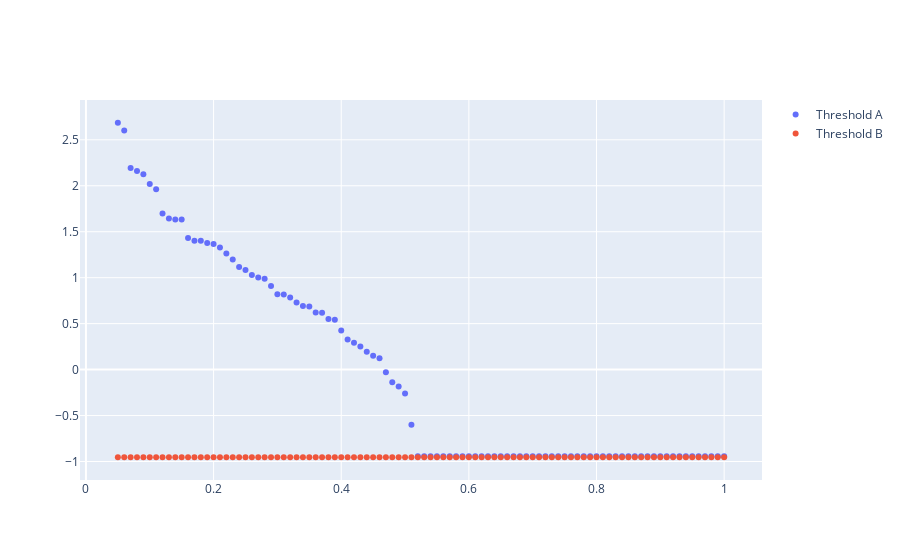

Notebook code cell kept with this figure:
### Code cell
threshA = go.Scatter(x=t_x, y=t_A, mode='markers', name="Threshold A")
threshB = go.Scatter(x=t_x, y=t_B, mode='markers', name="Threshold B")
fig = go.Figure(data=[threshA, threshB])
fig.show()
